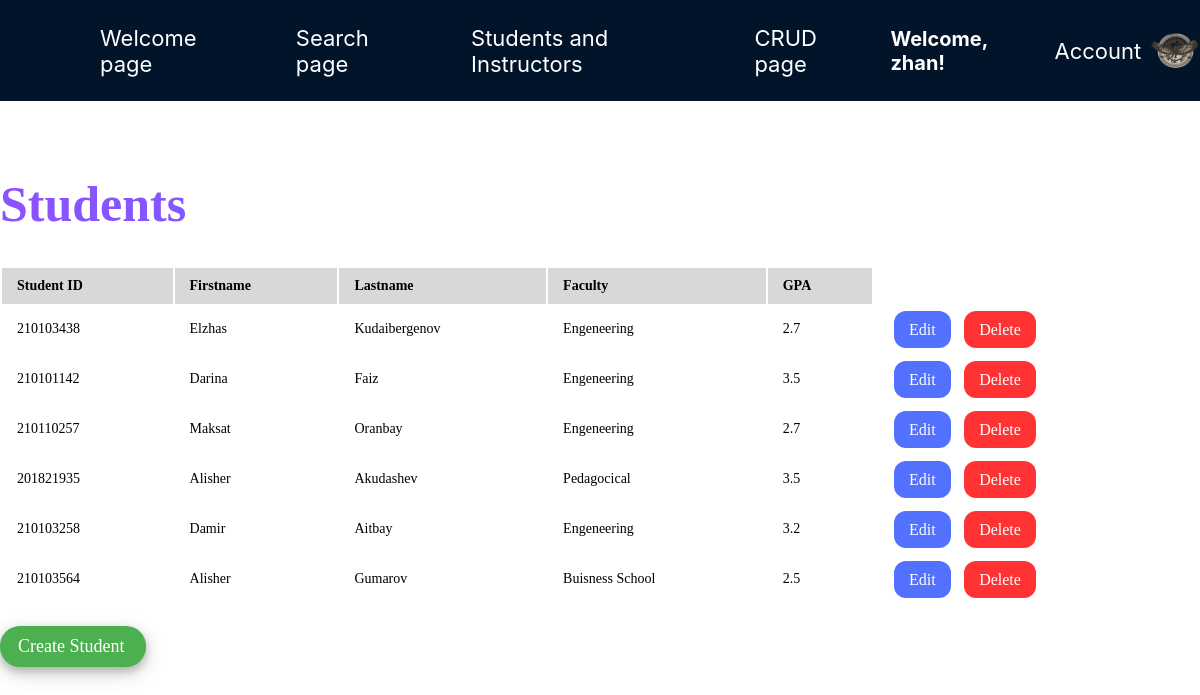
The page /home/ (signed in) on the database its author committed.
### sdudent/models.py (models this page shows, shortened)
class Profile(models.Model):
    user = models.OneToOneField(User, on_delete=models.CASCADE)
    image = models.ImageField(default='profile_pics/default.png', upload_to='profile_pics')

class Student(models.Model):
    student_id = models.IntegerField(verbose_name='Student ID')
    firstname = models.CharField(max_length=255, verbose_name='First Name')
    lastname = models.CharField(max_length=255, verbose_name='Last Name')
    faculty = models.CharField(max_length=255, verbose_name='Faculty')
    student_gpa = models.FloatField(verbose_name='GPA')

### sdudent/views.py (the view)
# urls.py: 2. Add a URL to urlpatterns:  path('', views.home, name='home')
def home(request):
    students = Student.objects.all()
    context = {'students': students}
    return render(request, 'home.html', context)

### sdudent/templates/home.html (shortened to what this page needs)
<head>
</head>
<nav>
  <a style="margin-left: 100px" href="{% url 'sdudent'%}">Welcome page</a>
  <a href="{% url 'index'%}">Search page</a>
  <a href="{% url 'all_members'%}">Students and Instructors</a>
  <a href="{% url 'home'%}">CRUD page</a>
  <div class="welcome-div">
    {% if user.is_authenticated %}
    <h4>Welcome, {{ user.username }}!</h4>
    {% endif %}
    <div class="dropdown">
      <a href="{% url 'register'%}">Account</a>
    </div>
    <img
      src="{{ user.profile.image.url }}"
      width="50"
      style="border-radius: 50%"
    />
  </div>
</nav>
{% block content %}
<h1>Students</h1>
<table>
  <thead>
    <tr>
      <th>Student ID</th>
      <th>Firstname</th>
      <th>Lastname</th>
      <th>Faculty</th>
      <th>GPA</th>
    </tr>
  </thead>
  <tbody>
    {% for student in students %}
    <tr>
      <td>{{ student.student_id }}</td>
      <td>{{ student.firstname }}</td>
      <td>{{ student.lastname }}</td>
      <td>{{ student.faculty }}</td>
      <td>{{ student.student_gpa }}</td>
      <td class="td">
        {% if perms.sdudent.change_student %}
        <a class="update" href="{% url 'update' student.id %}">Edit</a>
        {%endif%} {% if perms.sdudent.delete_student %}
        <a class="delete" href="{% url 'delete' student.id %}">Delete</a>
        {%endif%}
      </td>
    </tr>
    {% endfor %}
  </tbody>
</table>
{% if perms.sdudent.add_student %}
<a class="create" href="{% url 'create' %}">Create Student</a>
{% endif %} {% endblock %}

### sdudent/templates/home.html (style rules this page uses)
h1 { font-size: 50px; font-weight: 600; background-image: linear-gradient(to left, #5271ff, #8c52ff); color: transparent; background-clip: text; -webkit-background-clip: text; }
table { width: 100%; border: 1px solid #grey; margin-bottom: 20px; }
th { font-weight: bold; text-align: left; border: none; padding: 10px 15px; background: #d8d8d8; font-size: 14px; border-left: 1px solid #ddd; border-right: 1px solid #ddd; border: none; }
td { text-align: left; border-left: 1px solid #ddd; border-right: 1px solid #ddd; padding: 15px 15px; font-size: 14px; vertical-align: top; border: none; }
.create { cursor: pointer; text-decoration: none; color: #fff; background-color: #4caf50; max-width: 110px; border-radius: 20px; padding: 10px 18px; font-size: 18px; box-shadow: 0 4px 8px 0 rgba(0, 0, 0, 0.2), 0 6px 20px 0 rgba(0, 0, 0, 0.19); }
.update { color: #fff; font-size: 16px; cursor: pointer; text-decoration: none; padding: 10px 15px; background-color: #5271ff; border-radius: 12px; margin: 0 5px 0 5px; }
.delete { color: #fff; font-size: 16px; cursor: pointer; text-decoration: none; padding: 10px 15px; background-color: #ff3333; border-radius: 12px; margin: 0 5px 0 5px; }
nav { background-color: #011429; display: flex; width: 100%; flex-direction: row; align-items: center; margin-bottom: 40px; }
nav a { font-size: 22px; color: #fff; margin: 20px 30px; text-decoration: none; position: relative; font-family: -apple-system, BlinkMacSystemFont, "Segoe UI", "Roboto", "Oxygen", "Ubuntu", "Cantarell", "Fira Sans", "Droid Sans", "Helvetica Neue", sans-serif; }
nav a::after { content: ""; display: block; height: 2px; width: 0; background-color: #1fb6ff; transition: width 0.3s ease-in-out; position: absolute; bottom: 0; left: 0; }
.dropdown { position: relative; display: inline-block; float: right; margin-left: auto; margin-right: auto; }
.welcome-div { display: flex; direction: row; align-items: center; float: right; margin-left: auto; margin-right: auto; }
h4 { font-size: 20px; color: #fff; font-family: -apple-system, BlinkMacSystemFont, "Segoe UI", "Roboto", "Oxygen", "Ubuntu", "Cantarell", "Fira Sans", "Droid Sans", "Helvetica Neue", sans-serif; }

### rows shown on the page
Student: student_id "210103438", firstname "Elzhas", lastname "Kudaibergenov", faculty "Engeneering", student_gpa "2.7"
Student: student_id "210101142", firstname "Darina", lastname "Faiz", faculty "Engeneering", student_gpa "3.5"
Student: student_id "210110257", firstname "Maksat", lastname "Oranbay", faculty "Engeneering", student_gpa "2.7"
Student: student_id "201821935", firstname "Alisher", lastname "Akudashev", faculty "Pedagocical", student_gpa "3.5"
Student: student_id "210103258", firstname "Damir", lastname "Aitbay", faculty "Engeneering", student_gpa "3.2"
Student: student_id "210103564", firstname "Alisher", lastname "Gumarov", faculty "Buisness School", student_gpa "2.5"

### other values the page prints
{{ user.username }} "zhan"
